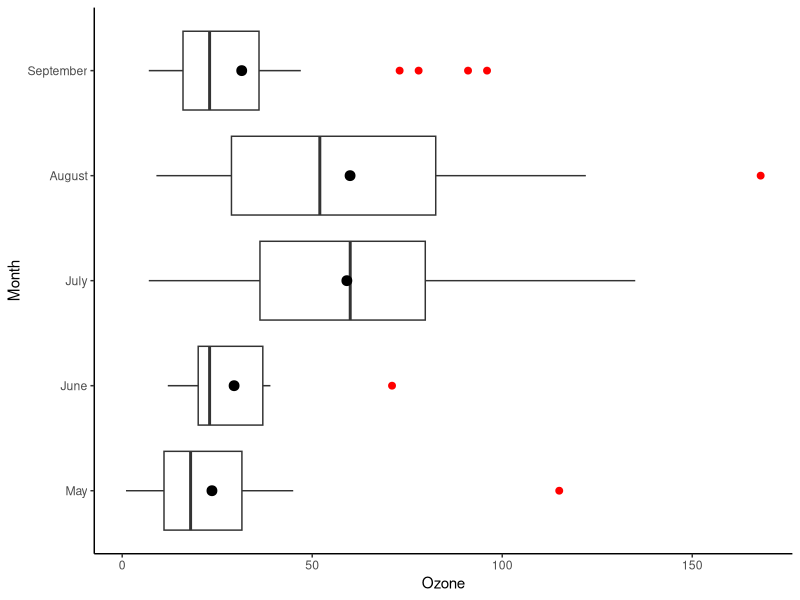
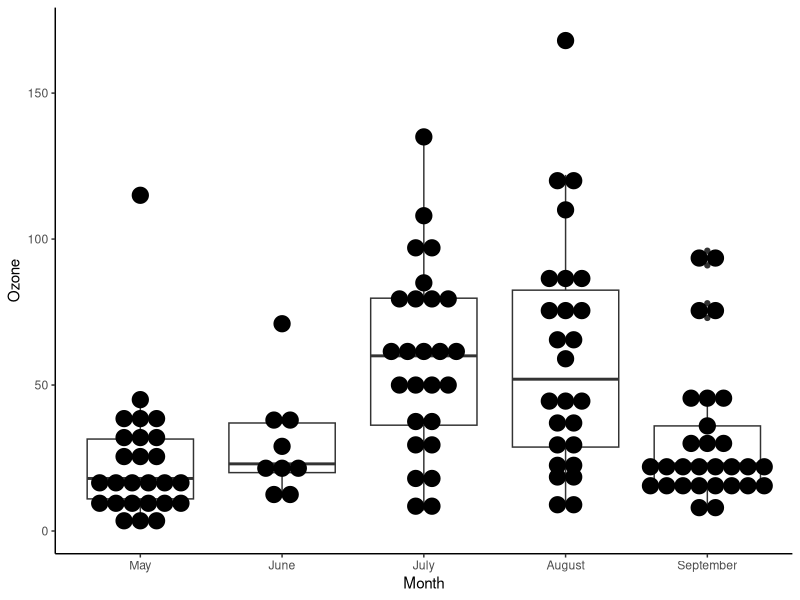
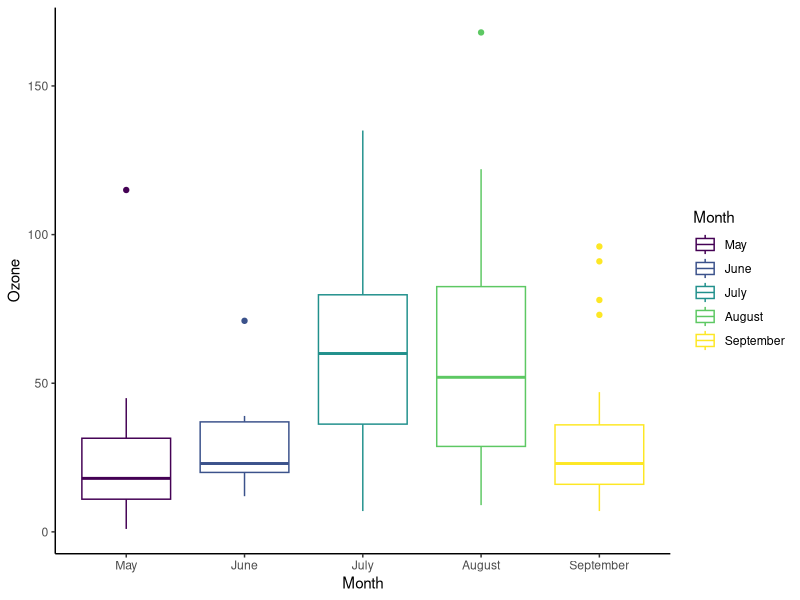
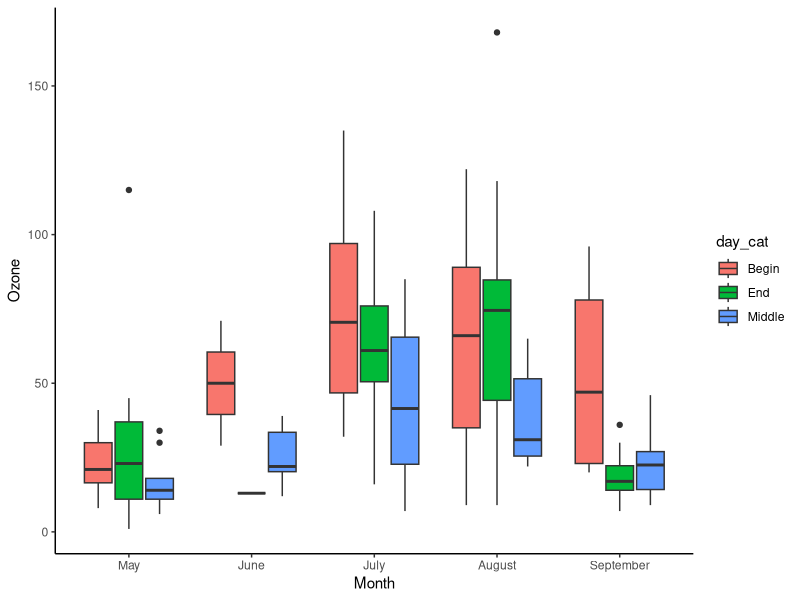
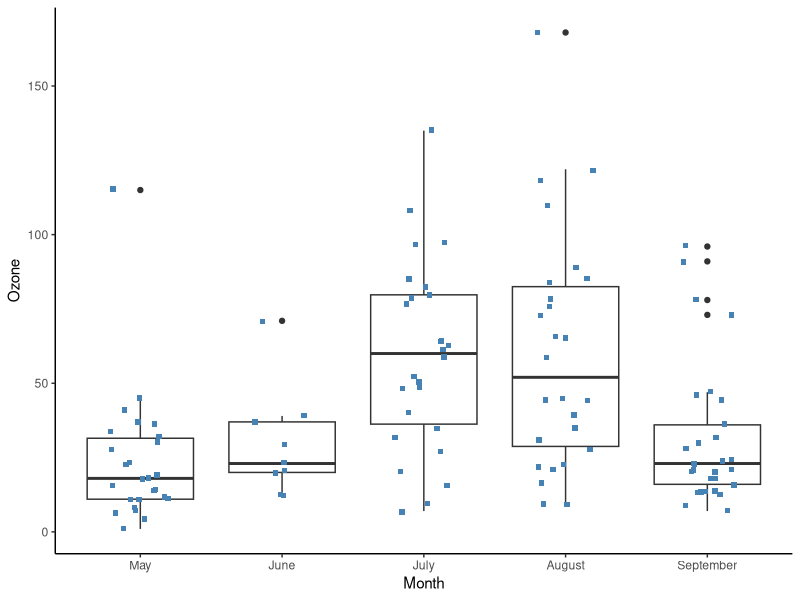
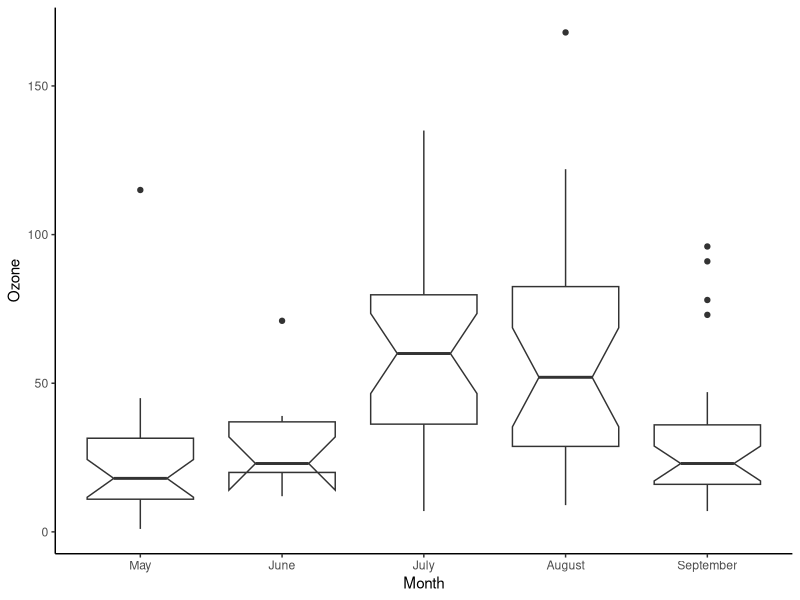

Write R code to recreate these figures, in order.
library(dplyr)
library(ggplot2)

data_air <- airquality %>% 
  select(-c(Solar.R, Temp)) %>% 
  mutate(Month = factor(Month, order = TRUE, labels = 
    c("May", "June", "July", "August", "September")),
    day_cat = factor(ifelse(Day<10, "Begin", ifelse(Day<20,
    "Middle", "End"))))
glimpse(data_air)

data_air_nona <- data_air %>% na.omit()

box_plot <- ggplot(data_air_nona, aes(x=Month, y=Ozone))
box_plot + 
  geom_boxplot(outlier.colour = "red", outlier.size = 2) + 
  coord_flip() +
  stat_summary(fun.y=mean, geom="point", size=3) +
  theme_classic()

box_plot +
  geom_boxplot() +
  geom_dotplot(binaxis = 'y', dotsize = 1, stackdir = 'center') +
  theme_classic()

ggplot(data_air_nona, aes(x = Month, y = Ozone, color = Month)) +
  geom_boxplot() +
  theme_classic()

ggplot(data_air_nona, aes(Month, Ozone)) +
  geom_boxplot(aes(fill = day_cat)) +
  theme_classic()

box_plot +
  geom_boxplot() +
  geom_jitter(shape = 15,
              color = "steelblue",
              position = position_jitter(width = 0.21)) +
  theme_classic()

box_plot +
  geom_boxplot(notch = TRUE) +
  theme_classic()
  
